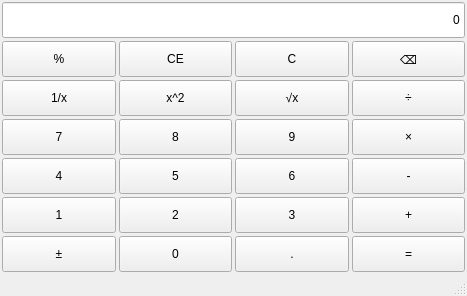
<?xml version="1.0" encoding="UTF-8"?>
<ui version="4.0">
 <class>MainWindow</class>
 <widget class="QMainWindow" name="MainWindow">
  <property name="geometry">
   <rect>
    <x>0</x>
    <y>0</y>
    <width>467</width>
    <height>296</height>
   </rect>
  </property>
  <property name="windowTitle">
   <string>带键盘事件的计算器</string>
  </property>
  <widget class="QWidget" name="centralwidget">
   <property name="sizePolicy">
    <sizepolicy hsizetype="Minimum" vsizetype="Minimum">
     <horstretch>0</horstretch>
     <verstretch>0</verstretch>
    </sizepolicy>
   </property>
   <layout class="QVBoxLayout" name="verticalLayout">
    <property name="spacing">
     <number>3</number>
    </property>
    <property name="leftMargin">
     <number>1</number>
    </property>
    <property name="topMargin">
     <number>1</number>
    </property>
    <property name="rightMargin">
     <number>1</number>
    </property>
    <property name="bottomMargin">
     <number>1</number>
    </property>
    <item>
     <layout class="QGridLayout" name="gridLayout">
      <property name="leftMargin">
       <number>1</number>
      </property>
      <property name="topMargin">
       <number>1</number>
      </property>
      <property name="rightMargin">
       <number>1</number>
      </property>
      <property name="bottomMargin">
       <number>1</number>
      </property>
      <property name="spacing">
       <number>3</number>
      </property>
      <item row="6" column="3">
       <widget class="QPushButton" name="btnPlus">
        <property name="sizePolicy">
         <sizepolicy hsizetype="Minimum" vsizetype="Minimum">
          <horstretch>0</horstretch>
          <verstretch>0</verstretch>
         </sizepolicy>
        </property>
        <property name="text">
         <string>+</string>
        </property>
       </widget>
      </item>
      <item row="5" column="3">
       <widget class="QPushButton" name="btnMinus">
        <property name="sizePolicy">
         <sizepolicy hsizetype="Minimum" vsizetype="Minimum">
          <horstretch>0</horstretch>
          <verstretch>0</verstretch>
         </sizepolicy>
        </property>
        <property name="text">
         <string>-</string>
        </property>
       </widget>
      </item>
      <item row="4" column="3">
       <widget class="QPushButton" name="btnMultiple">
        <property name="sizePolicy">
         <sizepolicy hsizetype="Minimum" vsizetype="Minimum">
          <horstretch>0</horstretch>
          <verstretch>0</verstretch>
         </sizepolicy>
        </property>
        <property name="text">
         <string>×</string>
        </property>
       </widget>
      </item>
      <item row="6" column="2">
       <widget class="QPushButton" name="btnNum3">
        <property name="sizePolicy">
         <sizepolicy hsizetype="Minimum" vsizetype="Minimum">
          <horstretch>0</horstretch>
          <verstretch>0</verstretch>
         </sizepolicy>
        </property>
        <property name="text">
         <string>3</string>
        </property>
       </widget>
      </item>
      <item row="1" column="0">
       <widget class="QPushButton" name="btnPercentage">
        <property name="sizePolicy">
         <sizepolicy hsizetype="Minimum" vsizetype="Minimum">
          <horstretch>0</horstretch>
          <verstretch>0</verstretch>
         </sizepolicy>
        </property>
        <property name="text">
         <string>%</string>
        </property>
       </widget>
      </item>
      <item row="6" column="1">
       <widget class="QPushButton" name="btnNum2">
        <property name="sizePolicy">
         <sizepolicy hsizetype="Minimum" vsizetype="Minimum">
          <horstretch>0</horstretch>
          <verstretch>0</verstretch>
         </sizepolicy>
        </property>
        <property name="text">
         <string>2</string>
        </property>
       </widget>
      </item>
      <item row="3" column="1">
       <widget class="QPushButton" name="btnSqrt">
        <property name="sizePolicy">
         <sizepolicy hsizetype="Minimum" vsizetype="Minimum">
          <horstretch>0</horstretch>
          <verstretch>0</verstretch>
         </sizepolicy>
        </property>
        <property name="text">
         <string>x^2</string>
        </property>
       </widget>
      </item>
      <item row="7" column="1">
       <widget class="QPushButton" name="btnNum0">
        <property name="sizePolicy">
         <sizepolicy hsizetype="Minimum" vsizetype="Minimum">
          <horstretch>0</horstretch>
          <verstretch>0</verstretch>
         </sizepolicy>
        </property>
        <property name="text">
         <string>0</string>
        </property>
       </widget>
      </item>
      <item row="5" column="2">
       <widget class="QPushButton" name="btnNum6">
        <property name="sizePolicy">
         <sizepolicy hsizetype="Minimum" vsizetype="Minimum">
          <horstretch>0</horstretch>
          <verstretch>0</verstretch>
         </sizepolicy>
        </property>
        <property name="text">
         <string>6</string>
        </property>
       </widget>
      </item>
      <item row="1" column="3">
       <widget class="QPushButton" name="btnDel">
        <property name="sizePolicy">
         <sizepolicy hsizetype="Minimum" vsizetype="Minimum">
          <horstretch>0</horstretch>
          <verstretch>0</verstretch>
         </sizepolicy>
        </property>
        <property name="text">
         <string>⌫</string>
        </property>
       </widget>
      </item>
      <item row="1" column="1">
       <widget class="QPushButton" name="btnClear">
        <property name="sizePolicy">
         <sizepolicy hsizetype="Minimum" vsizetype="Minimum">
          <horstretch>0</horstretch>
          <verstretch>0</verstretch>
         </sizepolicy>
        </property>
        <property name="text">
         <string>CE</string>
        </property>
       </widget>
      </item>
      <item row="4" column="0">
       <widget class="QPushButton" name="btnNum7">
        <property name="sizePolicy">
         <sizepolicy hsizetype="Minimum" vsizetype="Minimum">
          <horstretch>0</horstretch>
          <verstretch>0</verstretch>
         </sizepolicy>
        </property>
        <property name="text">
         <string>7</string>
        </property>
       </widget>
      </item>
      <item row="7" column="0">
       <widget class="QPushButton" name="btnSign">
        <property name="sizePolicy">
         <sizepolicy hsizetype="Minimum" vsizetype="Minimum">
          <horstretch>0</horstretch>
          <verstretch>0</verstretch>
         </sizepolicy>
        </property>
        <property name="text">
         <string>±</string>
        </property>
       </widget>
      </item>
      <item row="4" column="1">
       <widget class="QPushButton" name="btnNum8">
        <property name="sizePolicy">
         <sizepolicy hsizetype="Minimum" vsizetype="Minimum">
          <horstretch>0</horstretch>
          <verstretch>0</verstretch>
         </sizepolicy>
        </property>
        <property name="text">
         <string>8</string>
        </property>
       </widget>
      </item>
      <item row="5" column="0">
       <widget class="QPushButton" name="btnNum4">
        <property name="sizePolicy">
         <sizepolicy hsizetype="Minimum" vsizetype="Minimum">
          <horstretch>0</horstretch>
          <verstretch>0</verstretch>
         </sizepolicy>
        </property>
        <property name="text">
         <string>4</string>
        </property>
       </widget>
      </item>
      <item row="0" column="0" colspan="4">
       <widget class="QLineEdit" name="display">
        <property name="text">
         <string>0</string>
        </property>
        <property name="sizePolicy">
         <sizepolicy hsizetype="Expanding" vsizetype="Minimum">
          <horstretch>0</horstretch>
          <verstretch>0</verstretch>
         </sizepolicy>
        </property>
        <property name="alignment">
         <set>Qt::AlignmentFlag::AlignRight|Qt::AlignmentFlag::AlignTrailing|Qt::AlignmentFlag::AlignVCenter</set>
        </property>
       </widget>
      </item>
      <item row="3" column="0">
       <widget class="QPushButton" name="btnInverse">
        <property name="sizePolicy">
         <sizepolicy hsizetype="Minimum" vsizetype="Minimum">
          <horstretch>0</horstretch>
          <verstretch>0</verstretch>
         </sizepolicy>
        </property>
        <property name="text">
         <string>1/x</string>
        </property>
       </widget>
      </item>
      <item row="7" column="2">
       <widget class="QPushButton" name="btnPeroid">
        <property name="sizePolicy">
         <sizepolicy hsizetype="Minimum" vsizetype="Minimum">
          <horstretch>0</horstretch>
          <verstretch>0</verstretch>
         </sizepolicy>
        </property>
        <property name="text">
         <string>.</string>
        </property>
       </widget>
      </item>
      <item row="6" column="0">
       <widget class="QPushButton" name="btnNum1">
        <property name="sizePolicy">
         <sizepolicy hsizetype="Minimum" vsizetype="Minimum">
          <horstretch>0</horstretch>
          <verstretch>0</verstretch>
         </sizepolicy>
        </property>
        <property name="text">
         <string>1</string>
        </property>
       </widget>
      </item>
      <item row="3" column="3">
       <widget class="QPushButton" name="btnDivide">
        <property name="sizePolicy">
         <sizepolicy hsizetype="Minimum" vsizetype="Minimum">
          <horstretch>0</horstretch>
          <verstretch>0</verstretch>
         </sizepolicy>
        </property>
        <property name="text">
         <string>÷</string>
        </property>
       </widget>
      </item>
      <item row="4" column="2">
       <widget class="QPushButton" name="btnNum9">
        <property name="sizePolicy">
         <sizepolicy hsizetype="Minimum" vsizetype="Minimum">
          <horstretch>0</horstretch>
          <verstretch>0</verstretch>
         </sizepolicy>
        </property>
        <property name="text">
         <string>9</string>
        </property>
       </widget>
      </item>
      <item row="7" column="3">
       <widget class="QPushButton" name="btnEqual">
        <property name="sizePolicy">
         <sizepolicy hsizetype="Minimum" vsizetype="Minimum">
          <horstretch>0</horstretch>
          <verstretch>0</verstretch>
         </sizepolicy>
        </property>
        <property name="text">
         <string>=</string>
        </property>
       </widget>
      </item>
      <item row="5" column="1">
       <widget class="QPushButton" name="btnNum5">
        <property name="sizePolicy">
         <sizepolicy hsizetype="Minimum" vsizetype="Minimum">
          <horstretch>0</horstretch>
          <verstretch>0</verstretch>
         </sizepolicy>
        </property>
        <property name="text">
         <string>5</string>
        </property>
       </widget>
      </item>
      <item row="3" column="2">
       <widget class="QPushButton" name="btnSquare">
        <property name="sizePolicy">
         <sizepolicy hsizetype="Minimum" vsizetype="Minimum">
          <horstretch>0</horstretch>
          <verstretch>0</verstretch>
         </sizepolicy>
        </property>
        <property name="text">
         <string>√x</string>
        </property>
       </widget>
      </item>
      <item row="1" column="2">
       <widget class="QPushButton" name="btnClearAll">
        <property name="sizePolicy">
         <sizepolicy hsizetype="Minimum" vsizetype="Minimum">
          <horstretch>0</horstretch>
          <verstretch>0</verstretch>
         </sizepolicy>
        </property>
        <property name="text">
         <string>C</string>
        </property>
       </widget>
      </item>
     </layout>
    </item>
   </layout>
  </widget>
  <widget class="QMenuBar" name="menubar">
   <property name="geometry">
    <rect>
     <x>0</x>
     <y>0</y>
     <width>467</width>
     <height>18</height>
    </rect>
   </property>
  </widget>
  <widget class="QStatusBar" name="statusbar"/>
 </widget>
 <resources/>
 <connections/>
</ui>
